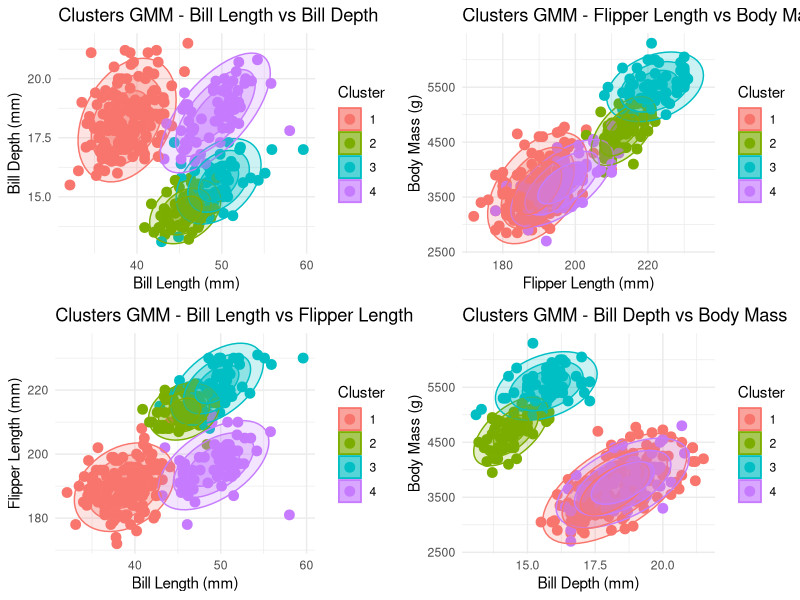

Source code (R):
install.packages("palmerpenguins")
install.packages("mclust")
install.packages("ggplot2")
install.packages("gridExtra")
library(palmerpenguins)
library(mclust)
library(ggplot2)
library(gridExtra)


# Dados carregados, limpeza e seleção de variáveis
data("penguins")
penguins_clean <- na.omit(penguins[, c("bill_length_mm", "bill_depth_mm", "flipper_length_mm", "body_mass_g")])
penguins_scaled <- scale(penguins_clean)

# Modelo GMM
gmm_model <- Mclust(penguins_scaled)
gmm_model$classification
gmm_model$parameters
gmm_model$BIC

# Adicionar os clusters ao dataset original
penguins_clean$Cluster <- gmm_model$classification

# Gráficos
grafico1 <- ggplot(penguins_clean, aes(x = bill_length_mm, y = bill_depth_mm, color = as.factor(Cluster), fill = as.factor(Cluster))) +
  geom_point(size = 3) +
  stat_ellipse(geom = "polygon", alpha = 0.2, level = 0.95) + 
  stat_ellipse(geom = "polygon", alpha = 0.3, level = 0.80) + 
  stat_ellipse(geom = "polygon", alpha = 0.4, level = 0.50) +
  labs(
    title = "Clusters GMM - Bill Length vs Bill Depth",
    x = "Bill Length (mm)",
    y = "Bill Depth (mm)",
    color = "Cluster",
    fill = "Cluster"
  ) +
  theme_minimal()

grafico2 <- ggplot(penguins_clean, aes(x = flipper_length_mm, y = body_mass_g, color = as.factor(Cluster), fill = as.factor(Cluster))) +
  geom_point(size = 3) +
  stat_ellipse(geom = "polygon", alpha = 0.2, level = 0.95) +
  stat_ellipse(geom = "polygon", alpha = 0.3, level = 0.80) +
  stat_ellipse(geom = "polygon", alpha = 0.4, level = 0.50) +
  labs(
    title = "Clusters GMM - Flipper Length vs Body Mass",
    x = "Flipper Length (mm)",
    y = "Body Mass (g)",
    color = "Cluster",
    fill = "Cluster"
  ) +
  theme_minimal()

grafico3 <- ggplot(penguins_clean, aes(x = bill_length_mm, y = flipper_length_mm, color = as.factor(Cluster), fill = as.factor(Cluster))) +
  geom_point(size = 3) +
  stat_ellipse(geom = "polygon", alpha = 0.2, level = 0.95) +
  stat_ellipse(geom = "polygon", alpha = 0.3, level = 0.80) +
  stat_ellipse(geom = "polygon", alpha = 0.4, level = 0.50) +
  labs(
    title = "Clusters GMM - Bill Length vs Flipper Length",
    x = "Bill Length (mm)",
    y = "Flipper Length (mm)",
    color = "Cluster",
    fill = "Cluster"
  ) +
  theme_minimal()

grafico4 <- ggplot(penguins_clean, aes(x = bill_depth_mm, y = body_mass_g, color = as.factor(Cluster), fill = as.factor(Cluster))) +
  geom_point(size = 3) +
  stat_ellipse(geom = "polygon", alpha = 0.2, level = 0.95) +
  stat_ellipse(geom = "polygon", alpha = 0.3, level = 0.80) +
  stat_ellipse(geom = "polygon", alpha = 0.4, level = 0.50) +
  labs(
    title = "Clusters GMM - Bill Depth vs Body Mass",
    x = "Bill Depth (mm)",
    y = "Body Mass (g)",
    color = "Cluster",
    fill = "Cluster"
  ) +
  theme_minimal()
?mclust
# Organizando-os em um grid 2x2
grid.arrange(grafico1,grafico2,grafico3,grafico4, ncol = 2)
